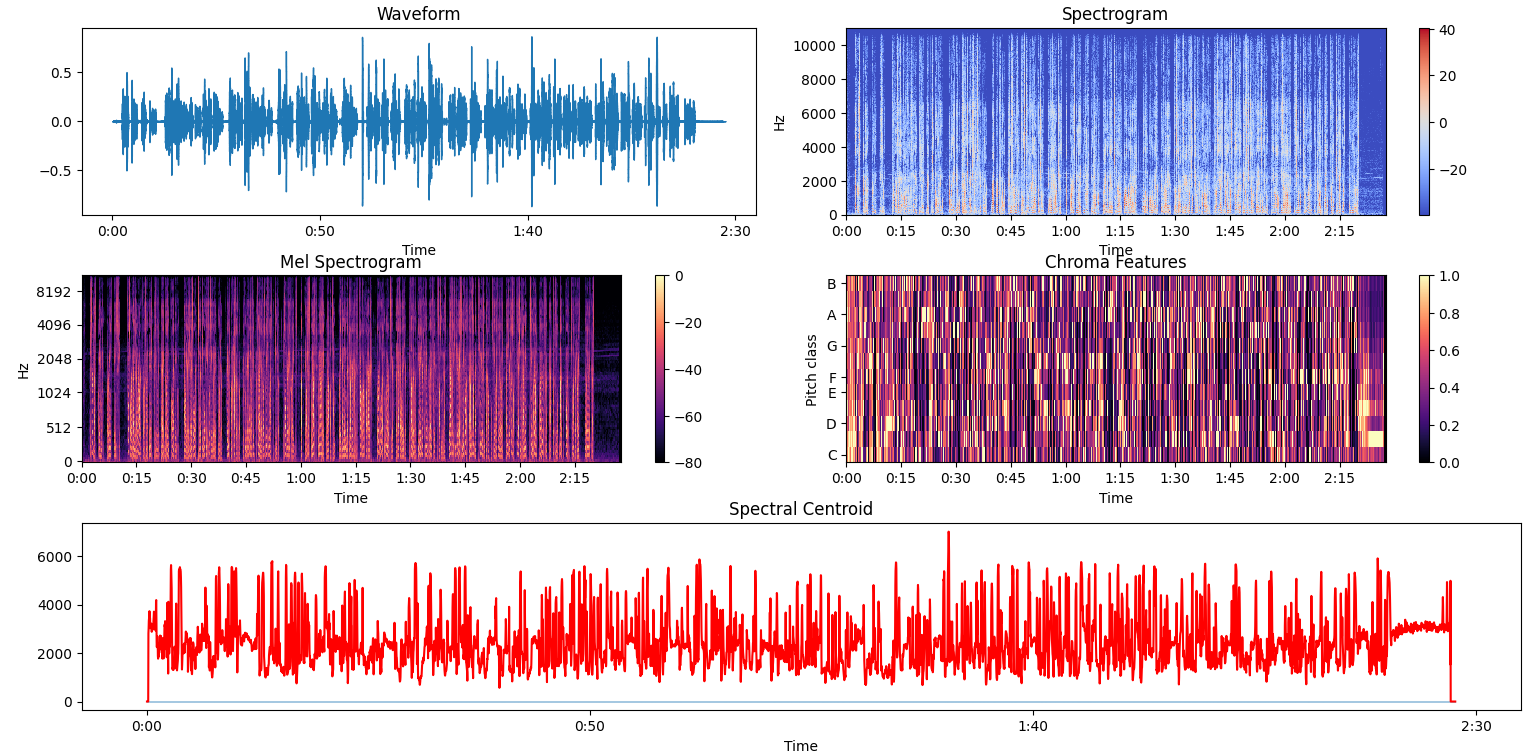

This figure's Python source:
import librosa
import librosa.display
import matplotlib.pyplot as plt
import numpy as np

def visualize_audio(audio_path):
    y, sr = librosa.load(audio_path)

    plt.figure(figsize=(15, 10))

    plt.subplot(3, 2, 1)
    librosa.display.waveshow(y, sr=sr)
    plt.title("Waveform")

    X = librosa.stft(y)
    Xdb = librosa.amplitude_to_db(abs(X))
    plt.subplot(3, 2, 2)
    librosa.display.specshow(Xdb, sr=sr, x_axis='time', y_axis='hz')
    plt.colorbar()
    plt.title("Spectrogram")

    mel_spectrogram = librosa.feature.melspectrogram(y=y, sr=sr)
    log_mel_spectrogram = librosa.power_to_db(mel_spectrogram, ref=np.max)
    plt.subplot(3, 2, 3)
    librosa.display.specshow(log_mel_spectrogram, sr=sr, x_axis='time', y_axis='mel')
    plt.colorbar()
    plt.title("Mel Spectrogram")

    chroma = librosa.feature.chroma_stft(y=y, sr=sr)
    plt.subplot(3, 2, 4)
    librosa.display.specshow(chroma, sr=sr, x_axis='time', y_axis='chroma')
    plt.colorbar()
    plt.title("Chroma Features")

    spectral_centroids = librosa.feature.spectral_centroid(y=y, sr=sr)[0]
    frames = range(len(spectral_centroids))
    t = librosa.frames_to_time(frames)
    plt.subplot(3, 2, (5,6))
    librosa.display.waveshow(y, sr=sr, alpha=0.4)
    plt.plot(t, spectral_centroids, color='r')
    plt.title("Spectral Centroid")

    plt.tight_layout()
    plt.show()

if __name__ == "__main__":
    audio_file = "Practical\\jan6\\audio.wav"
    visualize_audio(audio_file)
